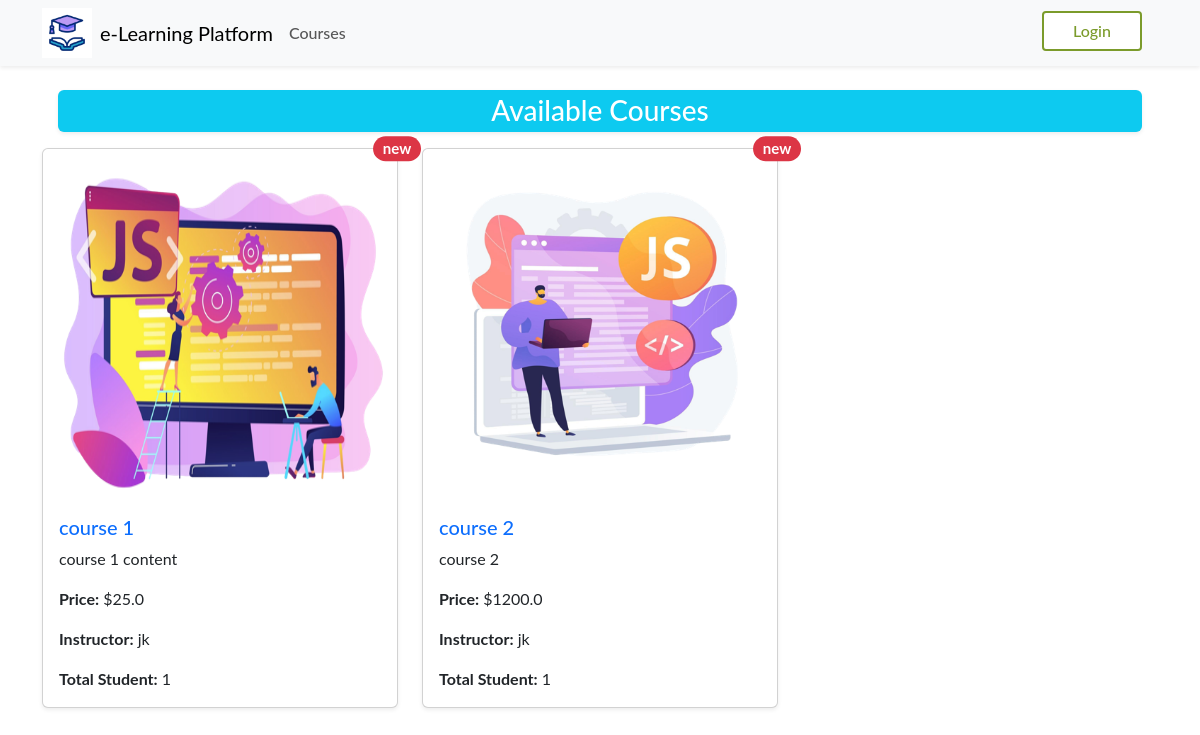
Page /courses/ on the committed database.
### app/models.py (models this page shows, shortened)
class Course(db.Model):
    id = db.Column(db.Integer, primary_key=True)
    title = db.Column(db.String(100), nullable=False)
    description = db.Column(db.Text, nullable=False)
    courseImage =db.Column(db.String(50), nullable=False, default='default.jpg')
    price = db.Column(db.Float, nullable=False)
    teacher_id = db.Column(db.Integer, db.ForeignKey('user.id'), nullable=False)
    created_at = db.Column(db.DateTime, default=datetime.utcnow)
    instructor = db.relationship('User', backref='courses', lazy=True)
    @property
    def total_students(self):
        return len(self.enrollments)

class User(db.Model, UserMixin):
    id = db.Column(db.Integer, primary_key=True)
    name = db.Column(db.String(50), nullable=False)
    email = db.Column(db.String(120), unique=True, nullable=False)
    role = db.Column(db.String(10))  # 'student' or 'instructor'
    password_hash = db.Column(db.String(128), nullable=False)
    created_at = db.Column(db.DateTime, default=datetime.utcnow)

### app/routes/course.py (the view)
@bp.route('/')
def list_courses():
    courses = Course.query.all()
    return render_template('list_courses.html', courses=courses)

### app/templates/list_courses.html (shortened to what this page needs)
{% extends 'layout.html' %}
{% block content %}
<div class="h3 bg-info text-white text-center py-1 m-3 rounded shadow-sm">
    Available Courses
</div>
<div class="row">
    {% for course in courses %}
    <div class="col-md-4 mb-4">
        <div class="card shadow-sm">
            <img src="{{ url_for('static', filename='img_course/' + course.courseImage) }}" height="350px" class="card-img-top" alt="{{ course.title }}">
            <div class="card-body">
                <h5 class="card-title">
                    <a href="{{ url_for('course.course_details', course_id=course.id) }}" class="text-decoration-none">{{ course.title }}</a>
                    <span class="position-absolute top-0 start-100 translate-middle badge rounded-pill bg-danger">new </span>
                </h5>
                <p class="card-text">{{ course.description }}</p>
                <p class="card-text"><strong>Price:</strong> ${{ course.price }}</p>
                <p class="card-text"><strong>Instructor:</strong> {{ course.instructor.name }}</p>
                <p class="card-text"><strong>Total Student:</strong> {{ course.total_students }}</p>
            </div>
        </div>
    </div>
    {% endfor %}
</div>
{% endblock %}

### app/static/css/main.css (style rules this page uses)
:root { --vert: #7b9b2b; --roze: #fc83cd33; }
* { font-family: 'Lato', sans-serif; }

### rows in the picture
Course: courseImage (picture), title "course 1", description "course 1 content", price "25.0", instructor.name "jk", total_students "1"
Course: courseImage (picture), title "course 2", description "course 2", price "1200.0", instructor.name "jk", total_students "1"
